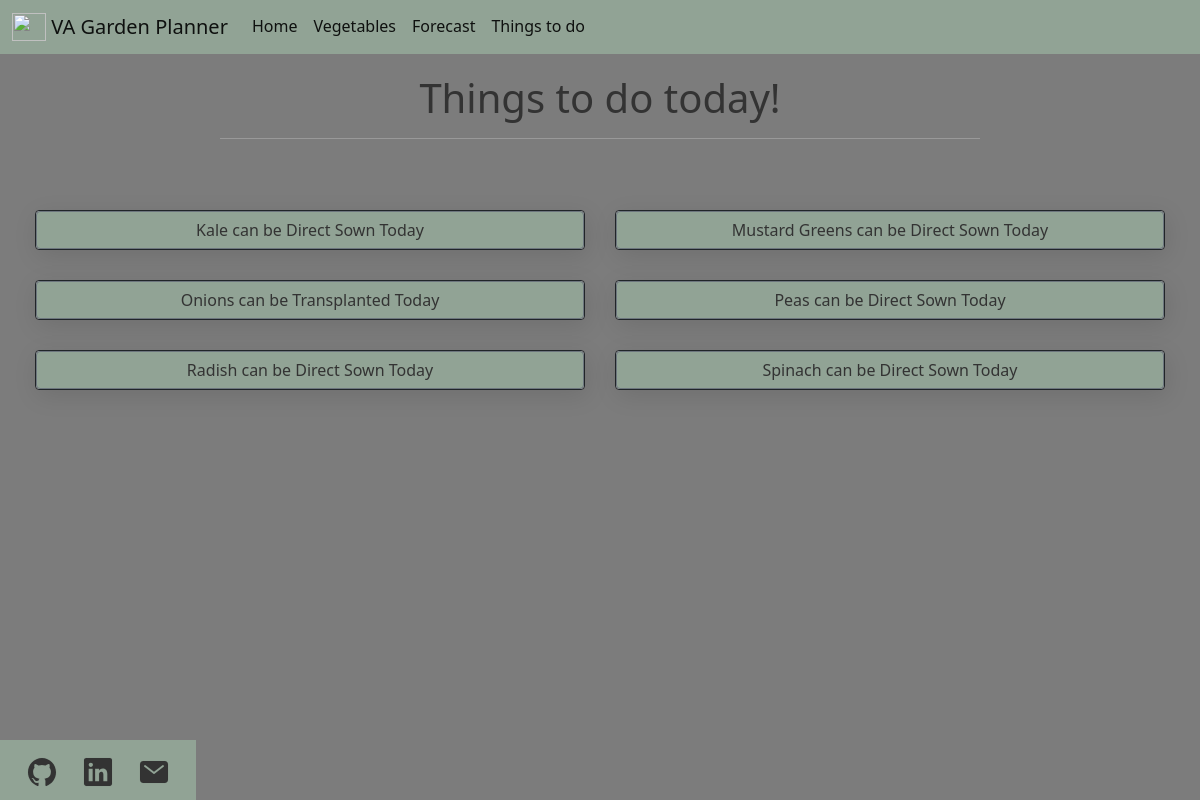
Screenshot of /todays-tasks with the database file from the repository.
### app.py (models this page shows)
class Garden_DB(db.Model):
    id = db.Column(db.Integer, primary_key=True)
    vegetable = db.Column(db.String(200), nullable=False)
    sow_type = db.Column(db.String)  # Direct, Indoors, key used to filter later
    harvest_days = db.Column(db.Integer)  # How many days to harvest
    plant_spacing = db.Column(db.Integer)  # Inches between plants
    seed_depth = db.Column(db.Integer)  # Inches for seed depth
    sow_window_start = db.Column(db.String)  # Window to sow, regardless of sow type
    sow_window_end = db.Column(db.String)  # Window to sow, regardless of sow type
    transplant_window_start = db.Column(db.String)  # Window to transplant if applicable
    transplant_window_end = db.Column(db.String)  # Window to transplant if applicable
    harvest_window_start = db.Column(db.String)  # Window to harvest
    harvest_window_end = db.Column(db.String)  # Window to harvest
    vegetable_picture_url = db.Column(db.String)  # Public URL for vegetable picture
    date_created = db.Column(db.DateTime, default=datetime.utcnow)

### app.py (the view)
@app.route("/todays-tasks", methods=["GET"])
def display_tasks():
    today = date.today()
    vegetable_list = Garden_DB.query.order_by(Garden_DB.vegetable).all()
    render_task_dict = {}
    for item in vegetable_list:
        sow_type = item.sow_type
        if sow_type == "Direct":
            window_start = item.sow_window_start
            window_end = item.sow_window_end
            window_start_transfrom = datetime.strptime(window_start, "%Y-%m-%d").date()
            window_end_transfrom = datetime.strptime(window_end, "%Y-%m-%d").date()
        else:
            window_start = item.transplant_window_start
            window_end = item.transplant_window_end
            window_start_transfrom = datetime.strptime(window_start, "%Y-%m-%d").date()
            window_end_transfrom = datetime.strptime(window_end, "%Y-%m-%d").date()
        harvest_window_start = item.harvest_window_start
        harvest_window_end = item.harvest_window_end
        harvest_start_transfrom = datetime.strptime(
            harvest_window_start, "%Y-%m-%d"
        ).date()
        harvest_end_transfrom = datetime.strptime(harvest_window_end, "%Y-%m-%d").date()
        if window_start_transfrom <= today <= window_end_transfrom:
            render_task_dict[item.vegetable] = sow_type
        elif harvest_start_transfrom <= today <= harvest_end_transfrom:
            render_task_dict[item.vegetable] = "Harvest"
    return render_template("todays-tasks.html", tasks=render_task_dict)

### templates/todays-tasks.html
{% extends 'base.html' %}
{% block body %}
<section class="container">
    <h1>Things to do today!</h1>
    <hr>
</section>
<section class="flex-container">
    {% for key, value in tasks.items() %}
    <div class="col-lg-6 col-md-6 col-sm-6 col-xs-6">
        <div class="card border border-dark">
            {% if value == "Direct" %}
            <a href="/list/{{ key }}" class="btn btn-secondary" role="button"> {{ key }} can be Direct Sown Today
            </a>
            {% elif value == "Transplant" %}
            <a href="/list/{{ key }}" class="btn btn-secondary" role="button"> {{ key }} can be Transplanted Today
            </a>
            {% elif value == "Harvest" %}
            <a href="/list/{{ key }}" class="btn btn-secondary" role="button"> {{ key }} can be Harvested Today
            </a>
            {% endif %}
        </div>
    </div>
    {% endfor %}
</section>
{% endblock %}

### static/css/main.css (style rules this page uses)
html { -webkit-font-smoothing: antialiased; -moz-osx-font-smoothing: grayscale; line-height: 1.6; }
.flex-container { display: flex; align-items: center; flex-wrap: wrap; justify-content: space-between; max-width: 1200px; padding: 20px; margin-left: auto; margin-right: auto; text-align: center; }
.container { max-width: 800px; padding: 20px; margin: auto; text-align: center; }
body { background: #7c7c7c; color: #EDF0F0; margin-bottom: auto; }
a, p, h1, h2, h3, h4, h5 { line-height: 1.2; color: #333333; }
.card { flex: 1 1 50%; border: 1.5px solid #efefef; box-shadow: 2px 6px 25px rgba(0, 0, 0, 0.1); transition: all 0.3s ease; position: flex; background-color: #a8a8a8; }
.btn { background: #91A395; position: center; display: block; padding: auto; color: #333333; text-decoration: none; text-align: center; }
.col-xs-6, .col-sm-4, .col-sm-6, .col-md-4, .col-md-6, .col-lg-3, .col-lg-6 { padding: 15px; text-align: center; margin: auto; }

### rows the page displays
Garden_DB: vegetable "Kale"
Garden_DB: vegetable "Mustard Greens"
Garden_DB: vegetable "Onions"
Garden_DB: vegetable "Peas"
Garden_DB: vegetable "Radish"
Garden_DB: vegetable "Spinach"
